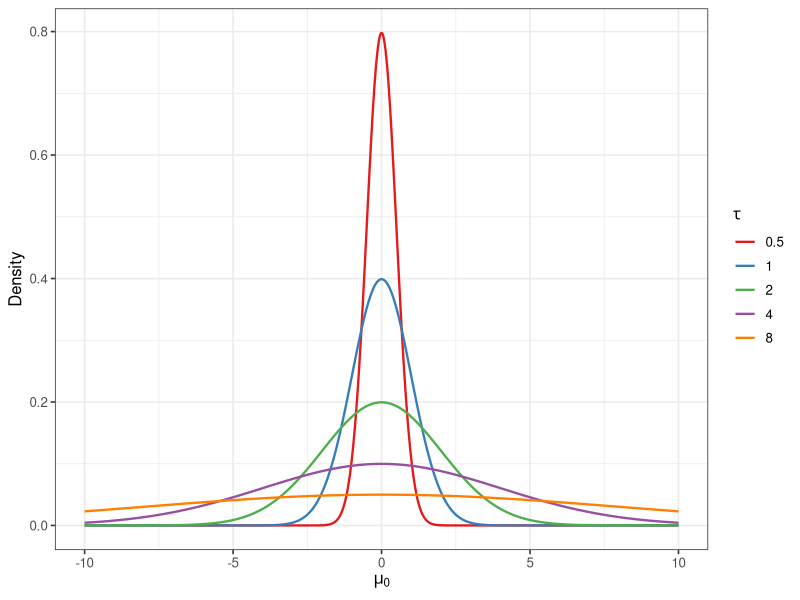
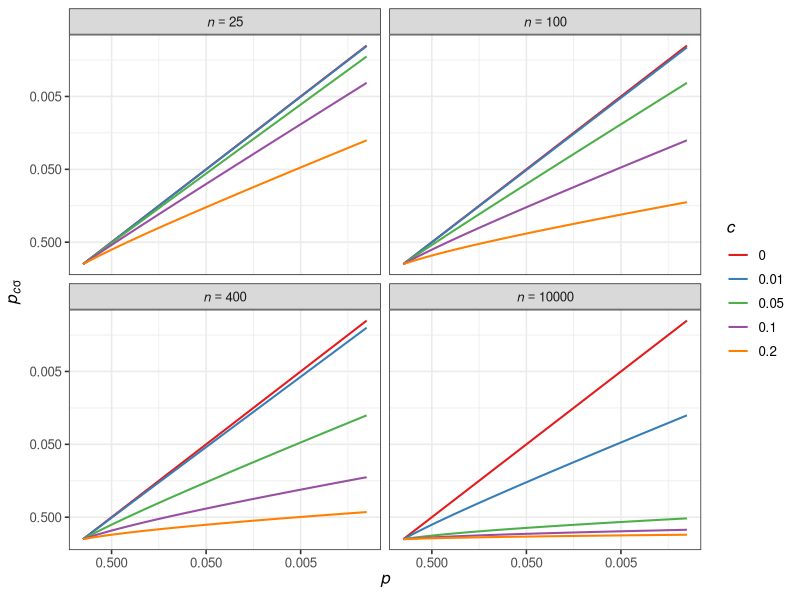
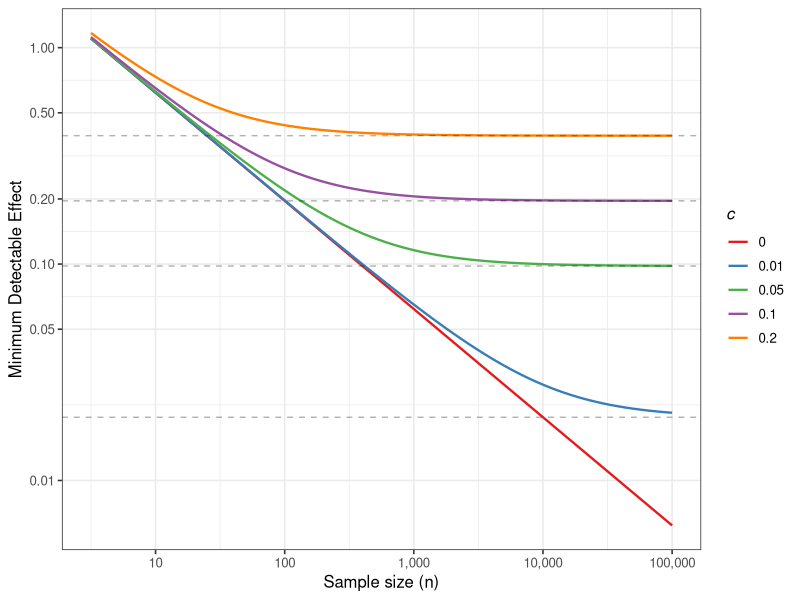
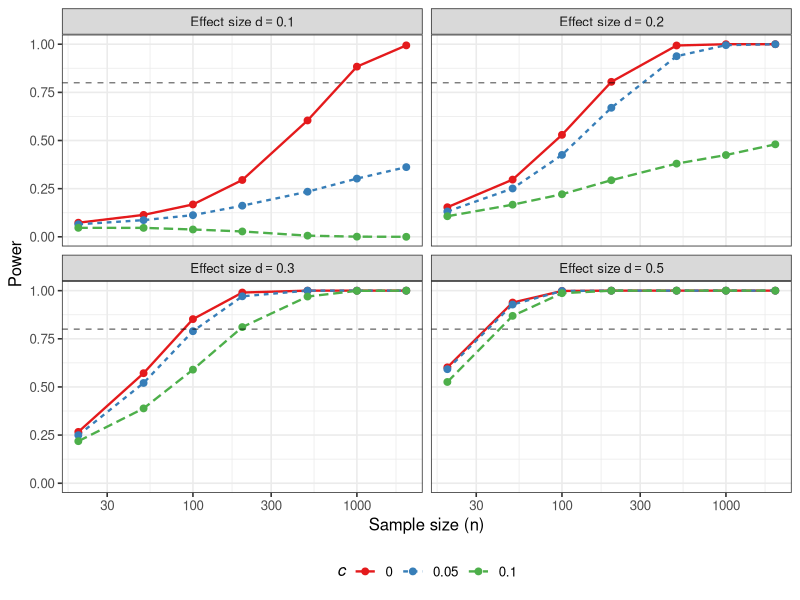
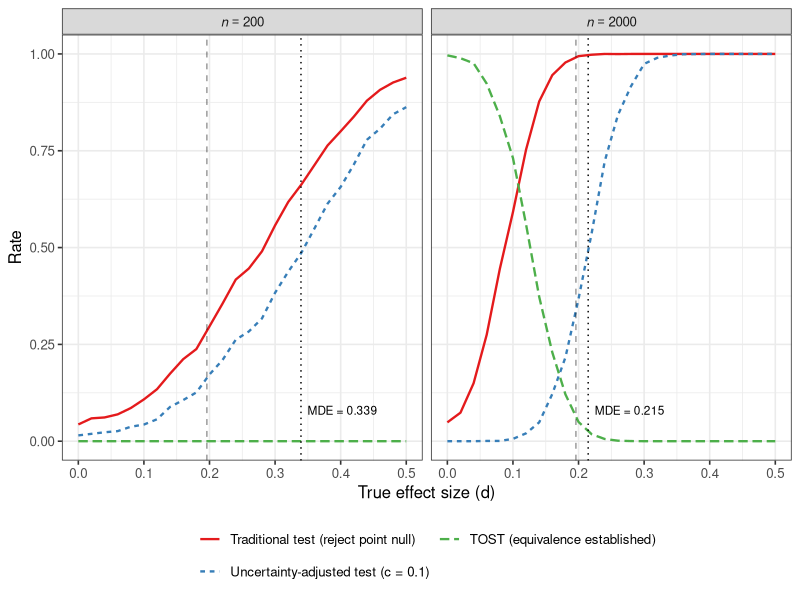
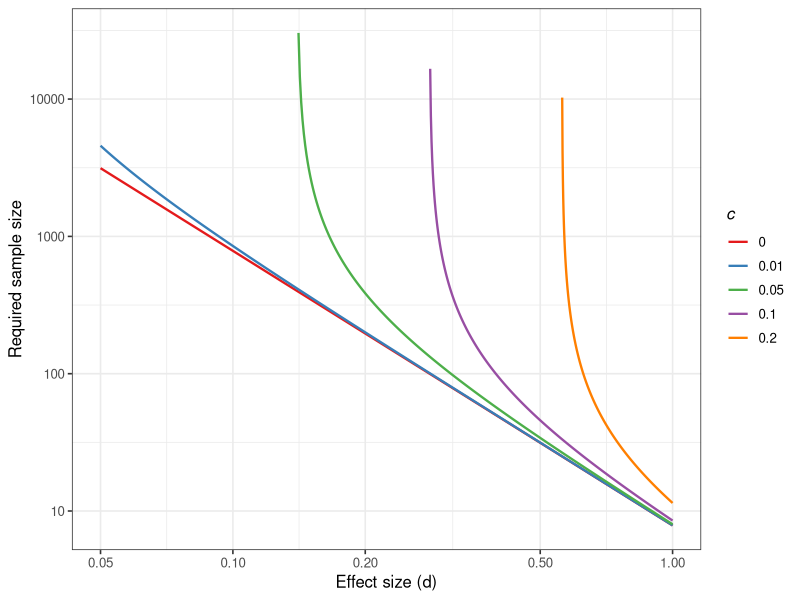
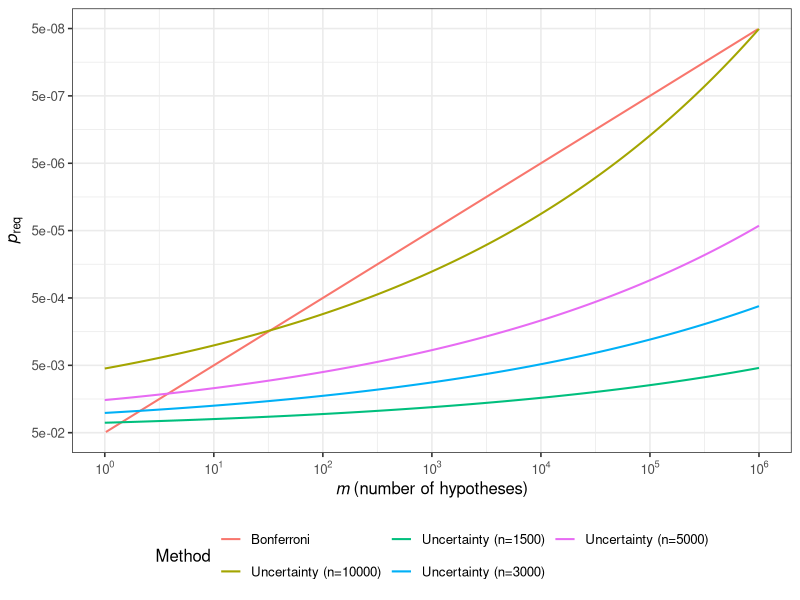

Source code (R) for these figures, in order:
## ---- chunk 1
knitr::opts_chunk$set(
  echo = FALSE,
  fig.align = "center",
  message = FALSE,
  warning = FALSE,
  cache = FALSE,
  dpi = 300,
  fig.width = 8,
  fig.height = 5
)

library(knitr)
library(data.table)
library(ggplot2)
library(scales)
library(parallel)
library(magrittr)

# Custom reverse log transformation for p-value plots
reverselog_trans <- function(base = exp(1)) {
  trans <- function(x) -log(x, base)
  inv <- function(x) base^(-x)
  trans_new(paste0("reverselog-", format(base)), trans, inv,
            log_breaks(base = base),
            domain = c(1e-100, Inf))
}

# Core functions
CalP_uncertainty <- function(z, n, c) {
  zval <- z / sqrt(1 + n * c^2)
  pval <- 2 * (1 - pnorm(abs(zval)))
  return(pval)
}

CalP_effect <- function(d, n, c) {
  zval <- d / sqrt(1/n + c^2)
  pval <- 2 * (1 - pnorm(abs(zval)))
  return(pval)
}

# Uncertainty scaling function for multiple testing
cfun <- function(base, m, b) {
  log_c <- log10(base) + b * log10(m)
  return(10^log_c)
}

# Set theme
theme_set(theme_bw(base_size = 12))
## ---- chunk 2
#| label: fig-null-uncertainty
#| fig-cap: "Null hypothesis with uncertainty: $\\mu_0 = 0$, varying $\\tau$"

h <- CJ(x = seq(-10, 10, by = 0.01), tau = c(0.5, 1, 2, 4, 8))
h[, Density := dnorm(x, sd = tau)]
ggplot(h, aes(x, Density, colour = factor(tau))) +
  geom_line(linewidth = 0.8) +
  labs(color = expression(tau)) +
  xlab(expression(mu[0])) +
  scale_color_brewer(palette = "Set1")
## ---- chunk 3
#| label: fig-p-shrinkage
#| fig-cap: "Effect-size-integrated $p_{c\\sigma}$ across uncertainty ($c$) and sample size ($n$)"

z <- seq(0, 7, by = 0.001)
n <- c(25, 100, 400, 10000)
c_vals <- c(0, 0.01, 0.05, 0.1, 0.2)

comp <- CJ(Z = z, N = n, c = c_vals)
comp[, p := CalP_uncertainty(Z, N, c)]
setkey(comp, Z, N)
dd <- comp[c == 0][comp]

ggplot(dd, aes(p, i.p, color = factor(i.c))) +
  geom_line(linewidth = 0.7) +
  facet_wrap(~N, ncol = 2, labeller = label_bquote(cols = italic(n) == .(N))) +
  scale_x_continuous(expression(italic(p)), trans = reverselog_trans(10),
                     breaks = c(0.5, 0.05, 0.005), limits = c(1, 10^(-3))) +
  scale_y_continuous(expression(italic(p)[italic(c)*sigma]), trans = reverselog_trans(10),
                     breaks = c(0.5, 0.05, 0.005), limits = c(1, 10^(-3))) +
  labs(color = expression(italic(c))) +
  scale_color_brewer(palette = "Set1")
## ---- chunk 4
#| label: fig-mde
#| fig-cap: "Minimum Detectable Effect (MDE) as a function of sample size for different uncertainty levels"

n_seq <- 10^seq(0.5, 5, by = 0.01)
c_vals <- c(0, 0.01, 0.05, 0.1, 0.2)

mde_data <- CJ(n = n_seq, c = c_vals)
mde_data[, MDE := qnorm(0.975) * sqrt(1/n + c^2)]

ggplot(mde_data, aes(n, MDE, color = factor(c))) +
  geom_line(linewidth = 0.8) +
  scale_x_log10("Sample size (n)", breaks = 10^(1:5), labels = scales::comma) +
  scale_y_log10("Minimum Detectable Effect", breaks = c(0.01, 0.05, 0.1, 0.2, 0.5, 1)) +
  labs(color = expression(italic(c))) +
  scale_color_brewer(palette = "Set1") +
  geom_hline(yintercept = qnorm(0.975) * c_vals[-1], linetype = "dashed", alpha = 0.3)
## ---- chunk 5
#| label: tbl-type1
#| tbl-cap: "Rejection rates of the uncertainty-adjusted test at $\\alpha = 0.05$ under the point null and the distributional null (10,000 simulations per scenario)"

set.seed(2024)
nsim <- 10000

sim_typeI <- function(n, c, nsim = 10000) {
  rejections <- replicate(nsim, {
    # Point null: mu = 0
    x <- rnorm(n, mean = 0, sd = 1)
    z_point <- mean(x) * sqrt(n)
    # Distributional null: mu ~ N(0, c^2), sigma = 1
    mu <- rnorm(1, mean = 0, sd = c)
    y <- rnorm(n, mean = mu, sd = 1)
    z_dist <- mean(y) * sqrt(n)
    c(point = CalP_uncertainty(z_point, n, c) < 0.05,
      dist = CalP_uncertainty(z_dist, n, c) < 0.05)
  })

  data.table(
    n = n,
    c = c,
    Point = mean(rejections["point", ]),
    Distributional = mean(rejections["dist", ])
  )
}

scenarios <- CJ(n = c(30, 100, 500, 1000, 5000), c = c(0, 0.01, 0.05, 0.1))
results_typeI <- rbindlist(lapply(1:nrow(scenarios), function(i) {
  sim_typeI(scenarios$n[i], scenarios$c[i], nsim)
}))

wide_point <- dcast(results_typeI, n ~ c, value.var = "Point")
wide_dist <- dcast(results_typeI[c > 0], n ~ c, value.var = "Distributional")
results_wide <- cbind(wide_point, wide_dist[, -1])

kable(results_wide, digits = 3, align = "c", booktabs = TRUE, format = "latex", escape = FALSE,
      col.names = c("$n$", "$c=0$", "$c=0.01$", "$c=0.05$", "$c=0.1$",
                    "$c=0.01$", "$c=0.05$", "$c=0.1$")) %>%
  kableExtra::add_header_above(c(" " = 1, "Point null ($\\\\mu = 0$)" = 4,
                                 "Distributional null ($\\\\mu \\\\sim N(0, c^2\\\\sigma^2)$)" = 3),
                               escape = FALSE)
## ---- chunk 6
#| label: fig-power
#| fig-cap: "Power curves comparing traditional p-value and uncertainty-adjusted $p_{c\\sigma}$ for various effect sizes"

set.seed(2024)
nsim <- 5000

sim_power <- function(n, d, c, nsim = 5000) {
  rejections <- replicate(nsim, {
    x <- rnorm(n, mean = d, sd = 1)  # True effect = d
    z <- mean(x) / (1/sqrt(n))
    p_uncertainty <- CalP_uncertainty(z, n, c)
    p_uncertainty < 0.05
  })
  mean(rejections)
}

# Power for various scenarios
n_seq <- c(20, 50, 100, 200, 500, 1000, 2000)
d_vals <- c(0.1, 0.2, 0.3, 0.5)
c_vals <- c(0, 0.05, 0.1)

power_data <- CJ(n = n_seq, d = d_vals, c = c_vals)
power_data[, power := mapply(sim_power, n, d, c, MoreArgs = list(nsim = nsim))]

ggplot(power_data, aes(n, power, color = factor(c), linetype = factor(c))) +
  geom_line(linewidth = 0.8) +
  geom_point(size = 2) +
  facet_wrap(~d, ncol = 2, labeller = label_bquote(cols = "Effect size d" == .(d))) +
  scale_x_log10("Sample size (n)") +
  scale_y_continuous("Power", limits = c(0, 1)) +
  labs(color = expression(italic(c)), linetype = expression(italic(c))) +
  geom_hline(yintercept = 0.8, linetype = "dashed", alpha = 0.5) +
  scale_color_brewer(palette = "Set1") +
  theme(legend.position = "bottom")
## ---- chunk 7
#| label: tbl-birthwt
#| tbl-cap: "Effect of maternal smoking on birth weight: Comparison of methods"

library(MASS)
data(birthwt)

# Compare birth weight between smoking and non-smoking mothers
smokers <- birthwt$bwt[birthwt$smoke == 1]
nonsmokers <- birthwt$bwt[birthwt$smoke == 0]

n1 <- length(smokers)
n2 <- length(nonsmokers)
mean_diff <- mean(nonsmokers) - mean(smokers)  # positive = non-smokers heavier
pooled_sd <- sqrt(((n1-1)*var(smokers) + (n2-1)*var(nonsmokers)) / (n1+n2-2))
se_diff <- pooled_sd * sqrt(1/n1 + 1/n2)
effect_size <- mean_diff / pooled_sd  # Cohen's d
t_stat <- mean_diff / se_diff
n_eff <- (n1 * n2) / (n1 + n2)  # effective sample size

# Traditional p-value (two-sided t-test)
p_trad <- 2 * pt(-abs(t_stat), df = n1 + n2 - 2)

# Uncertainty-adjusted p-values
c_values <- c(0.1, 0.2, 0.3)
p_uncertainty <- sapply(c_values, function(c) {
  t_adj <- t_stat / sqrt(1 + n_eff * c^2)
  2 * pt(-abs(t_adj), df = n1 + n2 - 2)
})

# TOST equivalence test (bound = 0.2 SD, ~150g)
equiv_bound <- 0.2 * pooled_sd
t_lower <- (mean_diff - (-equiv_bound)) / se_diff
t_upper <- (equiv_bound - mean_diff) / se_diff
p_tost <- max(pt(-t_lower, df = n1+n2-2), pt(-t_upper, df = n1+n2-2))

# Summary table: tests of difference vs test of equivalence
concl_diff <- function(p) ifelse(p < 0.05, "Rejected", "Not rejected")
results <- data.table(
  Method = c("Traditional t-test",
             paste0("Uncertainty-adjusted ($c = ", c_values, "$)"),
             "TOST ($\\delta = 0.2\\sigma$)"),
  `Null hypothesis` = c("$\\Delta = 0$",
                        rep("$\\Delta \\sim N(0, c^2\\sigma^2)$", length(c_values)),
                        "$|\\Delta| \\ge \\delta$"),
  `p-value` = sprintf("%.4f", c(p_trad, p_uncertainty, p_tost)),
  `$H_0$ at $\\alpha = 0.05$` = c(concl_diff(c(p_trad, p_uncertainty)),
                                  ifelse(p_tost < 0.05, "Rejected", "Not rejected"))
)

kable(results, align = "llcl", booktabs = TRUE, format = "latex", escape = FALSE) %>%
  kableExtra::pack_rows("Tests of difference", 1, 1 + length(c_values)) %>%
  kableExtra::pack_rows("Test of equivalence", 2 + length(c_values), 2 + length(c_values)) %>%
  kableExtra::footnote(general = paste0(
    "$\\\\Delta$, true mean difference (non-smokers minus smokers); $\\\\sigma$, pooled SD. ",
    "TOST reverses the roles of the hypotheses: its null hypothesis is non-equivalence, so a small p-value supports equivalence. ",
    "A large TOST p-value means that equivalence could not be established, not that a difference was shown."),
    threeparttable = TRUE, escape = FALSE, general_title = "Note:")
## ---- chunk 8
#| label: fig-comparison-tost
#| fig-cap: "Traditional test, uncertainty-adjusted test ($c = 0.1$), and TOST equivalence ($\\delta = 0.2$) across true effect sizes for total sample sizes of 200 and 2,000. Dotted lines mark the finite-sample MDE of the uncertainty-adjusted test; dashed lines mark the asymptotic threshold $1.96c$."
#| fig-height: 4.5

set.seed(2024)
nsim <- 3000

compare_methods <- function(d, n, c, equiv_bound, nsim) {
  results <- replicate(nsim, {
    x1 <- rnorm(n/2, mean = 0, sd = 1)
    x2 <- rnorm(n/2, mean = d, sd = 1)

    mean_diff <- mean(x2) - mean(x1)
    se_diff <- sqrt(2 / (n/2))
    z_stat <- mean_diff / se_diff
    n_eff <- (n/2)^2 / n

    p_trad <- 2 * (1 - pnorm(abs(z_stat)))
    p_uncert <- CalP_uncertainty(z_stat, n_eff, c)

    t_lower <- (mean_diff - (-equiv_bound)) / se_diff
    t_upper <- (equiv_bound - mean_diff) / se_diff
    p_tost_equiv <- max(pnorm(-t_lower), pnorm(-t_upper))

    c(trad = p_trad < 0.05,
      uncert = p_uncert < 0.05,
      tost_equiv = p_tost_equiv < 0.05)
  })

  data.table(
    n = n,
    d = d,
    Traditional = mean(results["trad", ]),
    Uncertainty = mean(results["uncert", ]),
    TOST_equiv = mean(results["tost_equiv", ])
  )
}

grid_tost <- CJ(n = c(200, 2000), d = seq(0, 0.5, by = 0.02))
comparison <- rbindlist(lapply(seq_len(nrow(grid_tost)), function(i) {
  compare_methods(grid_tost$d[i], grid_tost$n[i], c = 0.1, equiv_bound = 0.2, nsim = nsim)
}))

comparison_long <- melt(comparison, id.vars = c("n", "d"), variable.name = "Method", value.name = "Rate")
comparison_long[, Method := factor(Method, levels = c("Traditional", "Uncertainty", "TOST_equiv"),
                                   labels = c("Traditional test (reject point null)",
                                              "Uncertainty-adjusted test (c = 0.1)",
                                              "TOST (equivalence established)"))]
mde_tost <- data.table(n = c(200, 2000))[, MDE := qnorm(0.975) * sqrt(4/n + 0.1^2)]
mde_label <- mde_tost[, .(n, x = MDE + 0.01, y = 0.08, label = sprintf("MDE = %.3f", MDE))]

ggplot(comparison_long, aes(d, Rate, color = Method, linetype = Method)) +
  geom_line(linewidth = 0.8) +
  geom_vline(data = mde_tost, aes(xintercept = MDE), linetype = "dotted") +
  geom_vline(xintercept = qnorm(0.975) * 0.1, linetype = "dashed", alpha = 0.4) +
  geom_text(data = mde_label, aes(x = x, y = y, label = label), inherit.aes = FALSE,
            hjust = 0, size = 3) +
  facet_wrap(~n, labeller = label_bquote(cols = italic(n) == .(n))) +
  scale_x_continuous("True effect size (d)") +
  scale_y_continuous("Rate", limits = c(0, 1)) +
  scale_color_brewer(palette = "Set1") +
  theme(legend.position = "bottom", legend.title = element_blank()) +
  guides(color = guide_legend(nrow = 2), linetype = guide_legend(nrow = 2))
## ---- chunk 9
#| label: tbl-guidelines
#| tbl-cap: "Recommended uncertainty parameter $c$ based on minimum important effect size"

guidelines <- data.table(
  `Minimum important effect ($d$)` = c(0.02, 0.05, 0.1, 0.2, 0.3),
  `$c$` = c(0.01, 0.025, 0.05, 0.1, 0.15),
  `MDE ($n \\to \\infty$)` = round(qnorm(0.975) * c(0.01, 0.025, 0.05, 0.1, 0.15), 3),
  Example = c("Large epidemiological studies",
              "Biomarker studies",
              "Standard clinical trials",
              "Behavioral interventions",
              "Strong treatment effects")
)

kable(guidelines, align = "cccl", booktabs = TRUE, format = "latex", escape = FALSE)
## ---- chunk 10
#| label: fig-samplesize
#| fig-cap: "Required sample size with uncertainty adjustment ($\\alpha = 0.05$, power = 0.8)"

SampleNew <- function(d, c, alpha = 0.05, beta = 0.2) {
  n <- ((qnorm(1 - alpha/2) + qnorm(1 - beta)) / d)^2
  coef <- (1/n - c^2)
  out <- ifelse(coef <= 0, NA, 1/coef)
  return(out)
}

sn <- CJ(d = seq(0.05, 1, by = 0.001), c = c(0, 0.01, 0.05, 0.1, 0.2))
sn[, N := SampleNew(d, c)]

ggplot(sn[N <= 50000 & !is.na(N)], aes(d, N, colour = factor(c))) +
  geom_line(linewidth = 0.8) +
  labs(color = expression(italic(c))) +
  scale_y_log10("Required sample size", breaks = c(10, 100, 1000, 10000)) +
  scale_x_log10("Effect size (d)", breaks = c(0.05, 0.1, 0.2, 0.5, 1)) +
  scale_color_brewer(palette = "Set1")
## ---- chunk 11
#| label: fig-multiple
#| fig-cap: "Required p-value ($p_{\\text{req}}$) by number of hypotheses ($m$): uncertainty control ($c_m = c \\cdot m^b$, $c = 0.01$, $b = 0.069$) at several sample sizes vs Bonferroni correction"

nt <- 10^seq(0, 6, by = 0.01)
n_samples <- c(1500, 3000, 5000, 10000)

bf2 <- CJ(m = nt, N = n_samples)
bf2[, `:=`(
  Bonferroni = qnorm(1 - 0.025/m),
  Uncertainty = qnorm(1 - 0.025) * sqrt(1 + N * cfun(0.01, m, 0.069)^2)
)]

bf3 <- melt(bf2, id.vars = c("m", "N"), measure.vars = c("Bonferroni", "Uncertainty"),
            variable.name = "Method", value.name = "zcut")
bf3[, Method := as.character(Method)]
bf3[Method == "Uncertainty", Method := paste0("Uncertainty (n=", N, ")")]
bf3[, pcut := 2 * (1 - pnorm(zcut))]

ggplot(bf3, aes(m, pcut, colour = Method)) +
  geom_line(linewidth = 0.7) +
  scale_x_log10(expression(italic(m) ~ "(number of hypotheses)"),
                breaks = 10^seq(0, 6),
                labels = trans_format("log10", math_format(10^.x))) +
  scale_y_continuous(expression(italic(p)[req]),
                     trans = reverselog_trans(10),
                     breaks = 5 * 10^seq(-2, -8),
                     limits = c(0.05, 5e-8)) +
  theme(legend.position = "bottom") +
  guides(color = guide_legend(nrow = 2))

preq_1500 <- 2 * (1 - pnorm(qnorm(0.975) * sqrt(1 + 1500 * cfun(0.01, 1e6, 0.069)^2)))
